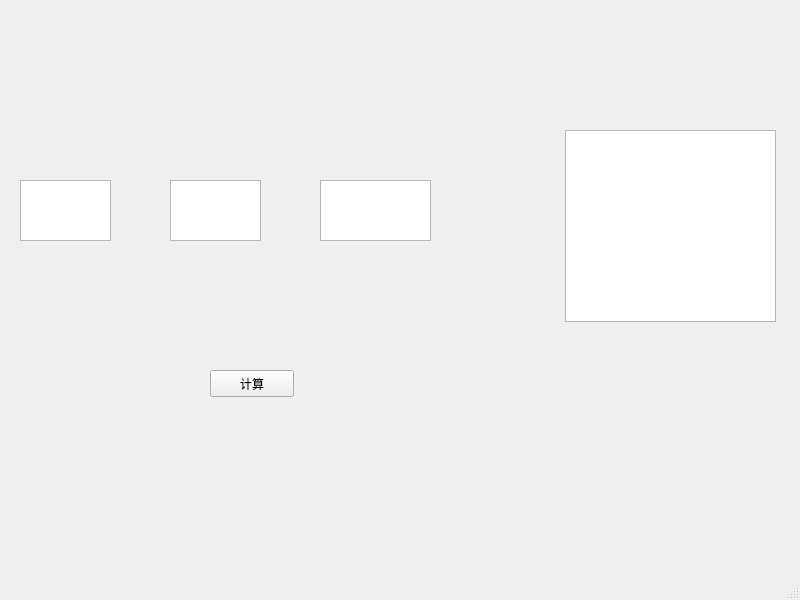
<?xml version="1.0" encoding="UTF-8"?>
<ui version="4.0">
 <class>MainWindow</class>
 <widget class="QMainWindow" name="MainWindow">
  <property name="geometry">
   <rect>
    <x>0</x>
    <y>0</y>
    <width>800</width>
    <height>600</height>
   </rect>
  </property>
  <property name="windowTitle">
   <string>MainWindow</string>
  </property>
  <widget class="QWidget" name="centralwidget">
   <widget class="QTextBrowser" name="textBrowser">
    <property name="geometry">
     <rect>
      <x>565</x>
      <y>130</y>
      <width>211</width>
      <height>192</height>
     </rect>
    </property>
   </widget>
   <widget class="QPushButton" name="pushButton">
    <property name="geometry">
     <rect>
      <x>210</x>
      <y>370</y>
      <width>84</width>
      <height>27</height>
     </rect>
    </property>
    <property name="text">
     <string>计算</string>
    </property>
   </widget>
   <widget class="QTextEdit" name="textEdit">
    <property name="geometry">
     <rect>
      <x>20</x>
      <y>180</y>
      <width>91</width>
      <height>61</height>
     </rect>
    </property>
   </widget>
   <widget class="QTextEdit" name="textEdit_2">
    <property name="geometry">
     <rect>
      <x>170</x>
      <y>180</y>
      <width>91</width>
      <height>61</height>
     </rect>
    </property>
   </widget>
   <widget class="QTextEdit" name="textEdit_3">
    <property name="geometry">
     <rect>
      <x>320</x>
      <y>180</y>
      <width>111</width>
      <height>61</height>
     </rect>
    </property>
   </widget>
  </widget>
  <widget class="QMenuBar" name="menubar">
   <property name="geometry">
    <rect>
     <x>0</x>
     <y>0</y>
     <width>800</width>
     <height>28</height>
    </rect>
   </property>
  </widget>
  <widget class="QStatusBar" name="statusbar"/>
 </widget>
 <resources/>
 <connections/>
</ui>
